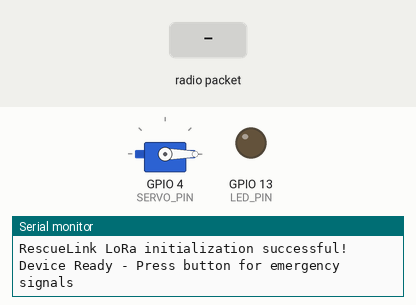
A sketch run on a simulated ESP32. Shown: servo, output pins drawn as LEDs (lit = HIGH), the last lines printed to the serial monitor. Dashed ring = blinking. The test bench sets the inputs (shaded band). No radio packets arrive unless stated.

Above: at 2.2 s.
2.3 s: radio packet "RESCUE_RELEASE" arrives
At 2.8 s:
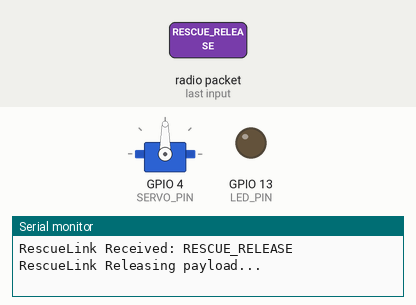
5.3 s: radio packet "RESCUE_ACK" arrives
At 5.7 s:
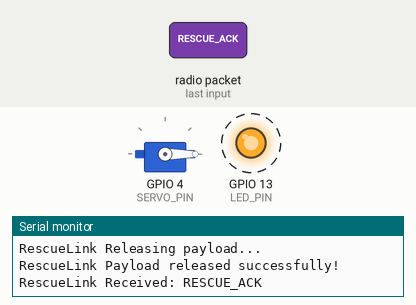
Timing chart, 0 to 8.3 s (numbered marks = the images above; inputs shaded):
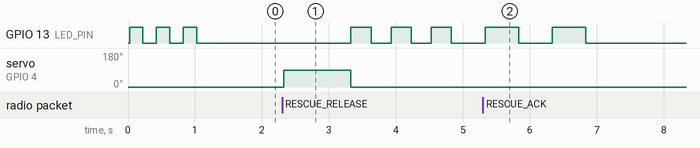

The sketch:

rescue_link_device.ino
```cpp
#include <LoRa.h>
#include <ESP32Servo.h>

// Pin definitions
#define BUTTON_PIN 2
#define LED_PIN 13
#define SERVO_PIN 4
#define LORA_CS 5
#define LORA_RST 14
#define LORA_DIO0 2

// Device configuration
#define RESCUE_DEVICE_ID "RL001"
#define LORA_FREQUENCY 433E6
#define DEBOUNCE_DELAY 300

Servo releaseServo;
int buttonPressCount = 0;
long lastPressTime = 0;
bool emergencySignalSent = false;

void setup() {
  Serial.begin(115200);
  Serial.println("RescueLink Emergency Device Initializing...");

  // Initialize pins
  pinMode(BUTTON_PIN, INPUT_PULLUP);
  pinMode(LED_PIN, OUTPUT);

  // Initialize servo
  releaseServo.attach(SERVO_PIN);
  releaseServo.write(0); // Initial position

  // Initialize LoRa
  LoRa.setPins(LORA_CS, LORA_RST, LORA_DIO0);
  if (!LoRa.begin(LORA_FREQUENCY)) {
    Serial.println("RescueLink LoRa initialization failed!");
    while (1);
  }

  Serial.println("RescueLink LoRa initialization successful!");
  Serial.println("Device Ready - Press button for emergency signals");
  blinkLED(3, 200); // Ready signal
}

void loop() {
  // Check for button presses
  checkButton();

  // Send emergency signal after button presses
  if (buttonPressCount > 0 && millis() - lastPressTime > 3000 && !emergencySignalSent) {
    sendEmergencySignal();
    emergencySignalSent = true;
    buttonPressCount = 0;
  }

  // Reset emergency signal flag if no button pressed for a while
  if (emergencySignalSent && millis() - lastPressTime > 10000) {
    emergencySignalSent = false;
  }

  // Check for incoming messages
  receiveLoRaMessage();

  delay(50); // Small delay to reduce CPU usage
}

void checkButton() {
  if (digitalRead(BUTTON_PIN) == LOW) {
    long currentTime = millis();
    if (currentTime - lastPressTime > DEBOUNCE_DELAY) {
      buttonPressCount++;
      lastPressTime = currentTime;
      blinkLED(1, 100); // Visual feedback

      Serial.print("RescueLink Button presses: ");
      Serial.println(buttonPressCount);

      // Reset emergency signal flag when new button press occurs
      emergencySignalSent = false;
    }
  }
}

void sendEmergencySignal() {
  LoRa.beginPacket();
  LoRa.print("RESCUE_EMERGENCY:");
  LoRa.print(RESCUE_DEVICE_ID);
  LoRa.print(":");
  LoRa.print(buttonPressCount);
  LoRa.print(":");
  LoRa.print(millis());
  LoRa.endPacket();

  Serial.print("RescueLink Emergency signal sent: ");
  Serial.print(buttonPressCount);
  Serial.println(" presses");

  // Visual confirmation
  blinkLED(5, 100);
}

void receiveLoRaMessage() {
  int packetSize = LoRa.parsePacket();
  if (packetSize) {
    String message = "";
    while (LoRa.available()) {
      message += (char)LoRa.read();
    }

    Serial.print("RescueLink Received: ");
    Serial.println(message);

    if (message == "RESCUE_RELEASE") {
      releasePayload();
    } else if (message.startsWith("RESCUE_ACK")) {
      // Acknowledgment received
      blinkLED(2, 500);
    }
  }
}

void releasePayload() {
  Serial.println("RescueLink Releasing payload...");

  // Release payload
  releaseServo.write(90);
  delay(1000);
  releaseServo.write(0);

  Serial.println("RescueLink Payload released successfully!");

  // Visual confirmation
  blinkLED(3, 300);
}

void blinkLED(int count, int delayTime) {
  for (int i = 0; i < count; i++) {
    digitalWrite(LED_PIN, HIGH);
    delay(delayTime);
    digitalWrite(LED_PIN, LOW);
    if (i < count - 1) delay(delayTime);
  }
}
```

Measured:
- after the input at 2.3 s, GPIO 13 (LED_PIN): alternates HIGH for 0.30 s and LOW for 0.30 s, starting after 1.0 s; servo on GPIO 4 (SERVO_PIN): 0° → 90° at once, → 0° 1.0 s later
- after the input at 5.3 s, GPIO 13 (LED_PIN): alternates HIGH for 0.50 s and LOW for 0.50 s, 4 changes in all, then stays LOW, starting at once
